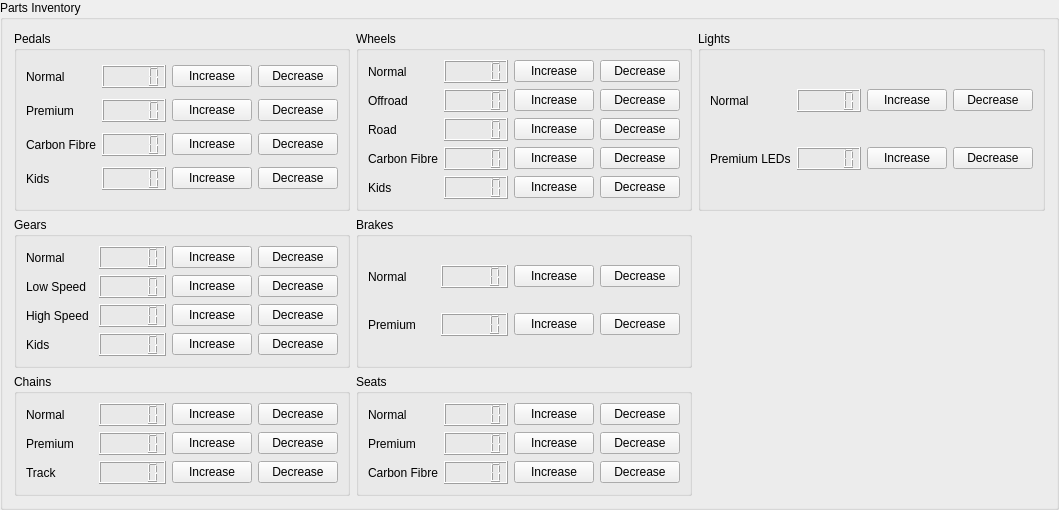
        <widget class="QGroupBox" name="Inventory_PartsGroupBox">
         <property name="maximumSize">
          <size>
           <width>1074</width>
           <height>629</height>
          </size>
         </property>
         <property name="title">
          <string>Parts Inventory</string>
         </property>
         <layout class="QGridLayout" name="gridLayout_74">
          <item row="1" column="1">
           <widget class="QGroupBox" name="PartsInventory_GroupBox_Brakes">
            <property name="title">
             <string>Brakes</string>
            </property>
            <layout class="QGridLayout" name="gridLayout_57">
             <item row="1" column="2">
              <widget class="QPushButton" name="Inventory_Parts_Brakes_Premium_Increase">
               <property name="text">
                <string>Increase</string>
               </property>
              </widget>
             </item>
             <item row="0" column="0">
              <widget class="QLabel" name="Inventory_Parts_Brakes_Normal_Label">
               <property name="text">
                <string>Normal</string>
               </property>
              </widget>
             </item>
             <item row="0" column="3">
              <widget class="QPushButton" name="Inventory_Parts_Brakes_Normal_Decrease">
               <property name="text">
                <string>Decrease</string>
               </property>
              </widget>
             </item>
             <item row="0" column="2">
              <widget class="QPushButton" name="Inventory_Parts_Brakes_Normal_Increase">
               <property name="text">
                <string>Increase</string>
               </property>
              </widget>
             </item>
             <item row="1" column="0">
              <widget class="QLabel" name="Inventory_Parts_Brakes_Premium_Label">
               <property name="text">
                <string>Premium</string>
               </property>
              </widget>
             </item>
             <item row="0" column="1">
              <widget class="QLCDNumber" name="Inventory_Parts_Brakes_Normal_Count"/>
             </item>
             <item row="1" column="1">
              <widget class="QLCDNumber" name="Inventory_Parts_Brakes_Premium_Count"/>
             </item>
             <item row="1" column="3">
              <widget class="QPushButton" name="Inventory_Parts_Brakes_Premium_Decrease">
               <property name="text">
                <string>Decrease</string>
               </property>
              </widget>
             </item>
            </layout>
           </widget>
          </item>
          <item row="0" column="1">
           <widget class="QGroupBox" name="PartsInventory_GroupBox_Wheels">
            <property name="title">
             <string>Wheels</string>
            </property>
            <layout class="QGridLayout" name="gridLayout_24">
             <item row="1" column="3">
              <widget class="QPushButton" name="Inventory_Parts_Wheels_Offroad_Decrease">
               <property name="text">
                <string>Decrease</string>
               </property>
              </widget>
             </item>
             <item row="3" column="1">
              <widget class="QLCDNumber" name="Inventory_Parts_Wheels_Road_Count"/>
             </item>
             <item row="0" column="0">
              <widget class="QLabel" name="Inventory_Parts_Wheels_Normal_Label">
               <property name="text">
                <string>Normal</string>
               </property>
              </widget>
             </item>
             <item row="0" column="3">
              <widget class="QPushButton" name="Inventory_Parts_Wheels_Normal_Decrease">
               <property name="text">
                <string>Decrease</string>
               </property>
              </widget>
             </item>
             <item row="1" column="0">
              <widget class="QLabel" name="Inventory_Parts_Wheels_Offroad_Label">
               <property name="text">
                <string>Offroad</string>
               </property>
              </widget>
             </item>
             <item row="0" column="2">
              <widget class="QPushButton" name="Inventory_Parts_Wheels_Normal_Increase">
               <property name="text">
                <string>Increase</string>
               </property>
              </widget>
             </item>
             <item row="3" column="2">
              <widget class="QPushButton" name="Inventory_Parts_Wheels_Road_Increase">
               <property name="text">
                <string>Increase</string>
               </property>
              </widget>
             </item>
             <item row="3" column="3">
              <widget class="QPushButton" name="Inventory_Parts_Wheels_Road_Decrease">
               <property name="text">
                <string>Decrease</string>
               </property>
              </widget>
             </item>
             <item row="0" column="1">
              <widget class="QLCDNumber" name="Inventory_Parts_Wheels_Normal_Count"/>
             </item>
             <item row="3" column="0">
              <widget class="QLabel" name="Inventory_Parts_Wheels_Road_Label">
               <property name="text">
                <string>Road</string>
               </property>
              </widget>
             </item>
             <item row="1" column="2">
              <widget class="QPushButton" name="Inventory_Parts_Wheels_Offroad_Increase">
               <property name="text">
                <string>Increase</string>
               </property>
              </widget>
             </item>
             <item row="1" column="1">
              <widget class="QLCDNumber" name="Inventory_Parts_Wheels_Offroad_Count"/>
             </item>
             <item row="5" column="2">
              <widget class="QPushButton" name="Inventory_Parts_Wheels_Carbon_Increase">
               <property name="text">
                <string>Increase</string>
               </property>
              </widget>
             </item>
             <item row="5" column="0">
              <widget class="QLabel" name="Inventory_Parts_Wheels_Carbon_Label">
               <property name="text">
                <string>Carbon Fibre</string>
               </property>
              </widget>
             </item>
             <item row="5" column="3">
              <widget class="QPushButton" name="Inventory_Parts_Wheels_Carbon_Decrease">
               <property name="text">
                <string>Decrease</string>
               </property>
              </widget>
             </item>
             <item row="5" column="1">
              <widget class="QLCDNumber" name="Inventory_Parts_Wheels_Carbon_Count"/>
             </item>
             <item row="6" column="0">
              <widget class="QLabel" name="Inventory_Parts_Wheels_Kids_Label">
               <property name="text">
                <string>Kids</string>
               </property>
              </widget>
             </item>
             <item row="6" column="1">
              <widget class="QLCDNumber" name="Inventory_Parts_Wheels_Kids_Count"/>
             </item>
             <item row="6" column="2">
              <widget class="QPushButton" name="Inventory_Parts_Wheels_Kids_Increase">
               <property name="text">
                <string>Increase</string>
               </property>
              </widget>
             </item>
             <item row="6" column="3">
              <widget class="QPushButton" name="Inventory_Parts_Wheels_Kids_Decrease">
               <property name="text">
                <string>Decrease</string>
               </property>
              </widget>
             </item>
            </layout>
           </widget>
          </item>
          <item row="1" column="0">
           <widget class="QGroupBox" name="PartsInventory_GroupBox_Gears">
            <property name="title">
             <string>Gears</string>
            </property>
            <layout class="QGridLayout" name="gridLayout_22">
             <item row="1" column="3">
              <widget class="QPushButton" name="Inventory_Parts_Gears_LowSpeed_Decrease">
               <property name="text">
                <string>Decrease</string>
               </property>
              </widget>
             </item>
             <item row="0" column="0">
              <widget class="QLabel" name="Inventory_Parts_Gears_Normal_Label">
               <property name="text">
                <string>Normal</string>
               </property>
              </widget>
             </item>
             <item row="1" column="1">
              <widget class="QLCDNumber" name="Inventory_Parts_Gears_LowSpeed_Count"/>
             </item>
             <item row="1" column="0">
              <widget class="QLabel" name="Inventory_Parts_Gears_LowSpeed_Label">
               <property name="text">
                <string>Low Speed</string>
               </property>
              </widget>
             </item>
             <item row="3" column="1">
              <widget class="QLCDNumber" name="Inventory_Parts_Gears_HighSpeed_Count"/>
             </item>
             <item row="3" column="3">
              <widget class="QPushButton" name="Inventory_Parts_Gears_HighSpeed_Decrease">
               <property name="text">
                <string>Decrease</string>
               </property>
              </widget>
             </item>
             <item row="1" column="2">
              <widget class="QPushButton" name="Inventory_Parts_Gears_LowSpeed_Increase">
               <property name="text">
                <string>Increase</string>
               </property>
              </widget>
             </item>
             <item row="0" column="1">
              <widget class="QLCDNumber" name="Inventory_Parts_Gears_Normal_Count"/>
             </item>
             <item row="0" column="3">
              <widget class="QPushButton" name="Inventory_Parts_Gears_Normal_Decrease">
               <property name="text">
                <string>Decrease</string>
               </property>
              </widget>
             </item>
             <item row="3" column="2">
              <widget class="QPushButton" name="Inventory_Parts_Gears_HighSpeed_Increase">
               <property name="text">
                <string>Increase</string>
               </property>
              </widget>
             </item>
             <item row="3" column="0">
              <widget class="QLabel" name="Inventory_Parts_Gears_HighSpeed_Label">
               <property name="text">
                <string>High Speed</string>
               </property>
              </widget>
             </item>
             <item row="0" column="2">
              <widget class="QPushButton" name="Inventory_Parts_Gears_Normal_Increase">
               <property name="text">
                <string>Increase</string>
               </property>
              </widget>
             </item>
             <item row="4" column="0">
              <widget class="QLabel" name="Inventory_Parts_Gears_Kids_Label">
               <property name="text">
                <string>Kids</string>
               </property>
              </widget>
             </item>
             <item row="4" column="2">
              <widget class="QPushButton" name="Inventory_Parts_Gears_Kids_Increase">
               <property name="text">
                <string>Increase</string>
               </property>
              </widget>
             </item>
             <item row="4" column="1">
              <widget class="QLCDNumber" name="Inventory_Parts_Gears_Kids_Count"/>
             </item>
             <item row="4" column="3">
              <widget class="QPushButton" name="Inventory_Parts_Gears_Kids_Decrease">
               <property name="text">
                <string>Decrease</string>
               </property>
              </widget>
             </item>
            </layout>
           </widget>
          </item>
          <item row="0" column="0">
           <widget class="QGroupBox" name="PartsInventory_GroupBox_Pedals">
            <property name="title">
             <string>Pedals</string>
            </property>
            <layout class="QGridLayout" name="gridLayout_21">
             <item row="6" column="3">
              <widget class="QPushButton" name="Inventory_Parts_Pedals_Kids_Decrease">
               <property name="text">
                <string>Decrease</string>
               </property>
              </widget>
             </item>
             <item row="0" column="2">
              <widget class="QPushButton" name="Inventory_Parts_Pedals_Normal_Increase">
               <property name="text">
                <string>Increase</string>
               </property>
              </widget>
             </item>
             <item row="6" column="1">
              <widget class="QLCDNumber" name="Inventory_Parts_Pedals_Kids_Count"/>
             </item>
             <item row="6" column="2">
              <widget class="QPushButton" name="Inventory_Parts_Pedals_Kids_Increase">
               <property name="text">
                <string>Increase</string>
               </property>
              </widget>
             </item>
             <item row="5" column="3">
              <widget class="QPushButton" name="Inventory_Parts_Pedals_Carbon_Decrease">
               <property name="text">
                <string>Decrease</string>
               </property>
              </widget>
             </item>
             <item row="5" column="0">
              <widget class="QLabel" name="Inventory_Parts_Pedals_Carbon_Label">
               <property name="text">
                <string>Carbon Fibre</string>
               </property>
              </widget>
             </item>
             <item row="0" column="1">
              <widget class="QLCDNumber" name="Inventory_Parts_Pedals_Normal_Count"/>
             </item>
             <item row="6" column="0">
              <widget class="QLabel" name="Inventory_Parts_Pedals_Kids_Label">
               <property name="text">
                <string>Kids</string>
               </property>
              </widget>
             </item>
             <item row="5" column="1">
              <widget class="QLCDNumber" name="Inventory_Parts_Pedals_Carbon_Count"/>
             </item>
             <item row="5" column="2">
              <widget class="QPushButton" name="Inventory_Parts_Pedals_Carbon_Increase">
               <property name="text">
                <string>Increase</string>
               </property>
              </widget>
             </item>
             <item row="0" column="3">
              <widget class="QPushButton" name="Inventory_Parts_Pedals_Normal_Decrease">
               <property name="text">
                <string>Decrease</string>
               </property>
              </widget>
             </item>
             <item row="0" column="0">
              <widget class="QLabel" name="Inventory_Parts_Pedals_Normal_Label">
               <property name="text">
                <string>Normal</string>
               </property>
              </widget>
             </item>
             <item row="1" column="0">
              <widget class="QLabel" name="Inventory_Parts_Pedals_Premium_Label">
               <property name="text">
                <string>Premium</string>
               </property>
              </widget>
             </item>
             <item row="1" column="1">
              <widget class="QLCDNumber" name="Inventory_Parts_Pedals_Premium_Count"/>
             </item>
             <item row="1" column="2">
              <widget class="QPushButton" name="Inventory_Parts_Pedals_Premium_Increase">
               <property name="text">
                <string>Increase</string>
               </property>
              </widget>
             </item>
             <item row="1" column="3">
              <widget class="QPushButton" name="Inventory_Parts_Pedals_Premium_Decrease">
               <property name="text">
                <string>Decrease</string>
               </property>
              </widget>
             </item>
            </layout>
           </widget>
          </item>
          <item row="2" column="1">
           <widget class="QGroupBox" name="PartsInventory_GroupBox_Seats">
            <property name="title">
             <string>Seats</string>
            </property>
            <layout class="QGridLayout" name="gridLayout_33">
             <item row="0" column="3">
              <widget class="QPushButton" name="Inventory_Parts_Seats_Normal_Decrease">
               <property name="text">
                <string>Decrease</string>
               </property>
              </widget>
             </item>
             <item row="0" column="2">
              <widget class="QPushButton" name="Inventory_Parts_Seats_Normal_Increase">
               <property name="text">
                <string>Increase</string>
               </property>
              </widget>
             </item>
             <item row="2" column="0">
              <widget class="QLabel" name="Inventory_Parts_Seats_Premium_Label">
               <property name="text">
                <string>Premium</string>
               </property>
              </widget>
             </item>
             <item row="2" column="1">
              <widget class="QLCDNumber" name="Inventory_Parts_Seats_Premium_Count"/>
             </item>
             <item row="2" column="2">
              <widget class="QPushButton" name="Inventory_Parts_Seats_Premium_Increase">
               <property name="text">
                <string>Increase</string>
               </property>
              </widget>
             </item>
             <item row="0" column="1">
              <widget class="QLCDNumber" name="Inventory_Parts_Seats_Normal_Count"/>
             </item>
             <item row="0" column="0">
              <widget class="QLabel" name="Inventory_Parts_Seats_Normal_Label_">
               <property name="text">
                <string>Normal</string>
               </property>
              </widget>
             </item>
             <item row="2" column="3">
              <widget class="QPushButton" name="Inventory_Parts_Seats_Premium_Decrease">
               <property name="text">
                <string>Decrease</string>
               </property>
              </widget>
             </item>
             <item row="3" column="0">
              <widget class="QLabel" name="Inventory_Parts_Seats_Carbon_Label">
               <property name="text">
                <string>Carbon Fibre</string>
               </property>
              </widget>
             </item>
             <item row="3" column="1">
              <widget class="QLCDNumber" name="Inventory_Parts_Seats_Carbon_Count"/>
             </item>
             <item row="3" column="2">
              <widget class="QPushButton" name="Inventory_Parts_Seats_Carbon_Increase">
               <property name="text">
                <string>Increase</string>
               </property>
              </widget>
             </item>
             <item row="3" column="3">
              <widget class="QPushButton" name="Inventory_Parts_Seats_Carbon_Decrease">
               <property name="text">
                <string>Decrease</string>
               </property>
              </widget>
             </item>
            </layout>
           </widget>
          </item>
          <item row="2" column="0">
           <widget class="QGroupBox" name="PartsInventory_GroupBox_Chains">
            <property name="title">
             <string>Chains</string>
            </property>
            <layout class="QGridLayout" name="gridLayout_23">
             <item row="2" column="0">
              <widget class="QLabel" name="Inventory_Parts_Chain_Premium_Label">
               <property name="text">
                <string>Premium</string>
               </property>
              </widget>
             </item>
             <item row="2" column="2">
              <widget class="QPushButton" name="Inventory_Parts_Chain_Premium_Increase">
               <property name="text">
                <string>Increase</string>
               </property>
              </widget>
             </item>
             <item row="2" column="1">
              <widget class="QLCDNumber" name="Inventory_Parts_Chain_Premium_Count"/>
             </item>
             <item row="0" column="1">
              <widget class="QLCDNumber" name="Inventory_Parts_Chain_Normal_Count"/>
             </item>
             <item row="0" column="3">
              <widget class="QPushButton" name="Inventory_Parts_Chain_Normal_Decrease">
               <property name="text">
                <string>Decrease</string>
               </property>
              </widget>
             </item>
             <item row="2" column="3">
              <widget class="QPushButton" name="Inventory_Parts_Chain_Premium_Decrease">
               <property name="text">
                <string>Decrease</string>
               </property>
              </widget>
             </item>
             <item row="0" column="2">
              <widget class="QPushButton" name="Inventory_Parts_Chain_Normal_Increase">
               <property name="text">
                <string>Increase</string>
               </property>
              </widget>
             </item>
             <item row="0" column="0">
              <widget class="QLabel" name="Inventory_Parts_Chain_Normal_Label">
               <property name="text">
                <string>Normal</string>
               </property>
              </widget>
             </item>
             <item row="3" column="0">
              <widget class="QLabel" name="Inventory_Parts_Chain_Track_Label">
               <property name="text">
                <string>Track</string>
               </property>
              </widget>
             </item>
             <item row="3" column="1">
              <widget class="QLCDNumber" name="Inventory_Parts_Chain_Track_Count"/>
             </item>
             <item row="3" column="2">
              <widget class="QPushButton" name="Inventory_Parts_Chain_Track_Increase">
               <property name="text">
                <string>Increase</string>
               </property>
              </widget>
             </item>
             <item row="3" column="3">
              <widget class="QPushButton" name="Inventory_Parts_Chain_Track_Decrease">
               <property name="text">
                <string>Decrease</string>
               </property>
              </widget>
             </item>
            </layout>
           </widget>
          </item>
          <item row="0" column="2">
           <widget class="QGroupBox" name="PartsInventory_GroupBox_Lights">
            <property name="title">
             <string>Lights</string>
            </property>
            <layout class="QGridLayout" name="gridLayout_73">
             <item row="0" column="0">
              <widget class="QLabel" name="Inventory_Parts_Lights_Normal_Label">
               <property name="text">
                <string>Normal</string>
               </property>
              </widget>
             </item>
             <item row="0" column="1">
              <widget class="QLCDNumber" name="Inventory_Parts_Lights_Normal_Count"/>
             </item>
             <item row="0" column="2">
              <widget class="QPushButton" name="Inventory_Parts_Lights_Normal_Increase">
               <property name="text">
                <string>Increase</string>
               </property>
              </widget>
             </item>
             <item row="0" column="3">
              <widget class="QPushButton" name="Inventory_Parts_Lights_Normal_Decrease">
               <property name="text">
                <string>Decrease</string>
               </property>
              </widget>
             </item>
             <item row="1" column="0">
              <widget class="QLabel" name="Inventory_Parts_Lights_Premium_Label">
               <property name="text">
                <string>Premium LEDs</string>
               </property>
               <property name="wordWrap">
                <bool>true</bool>
               </property>
              </widget>
             </item>
             <item row="1" column="1">
              <widget class="QLCDNumber" name="Inventory_Parts_Lights_Premium_Count"/>
             </item>
             <item row="1" column="2">
              <widget class="QPushButton" name="Inventory_Parts_Lights_Premium_Increase">
               <property name="text">
                <string>Increase</string>
               </property>
              </widget>
             </item>
             <item row="1" column="3">
              <widget class="QPushButton" name="Inventory_Parts_Lights_Premium_Decrease">
               <property name="text">
                <string>Decrease</string>
               </property>
              </widget>
             </item>
            </layout>
           </widget>
          </item>
         </layout>
        </widget>
